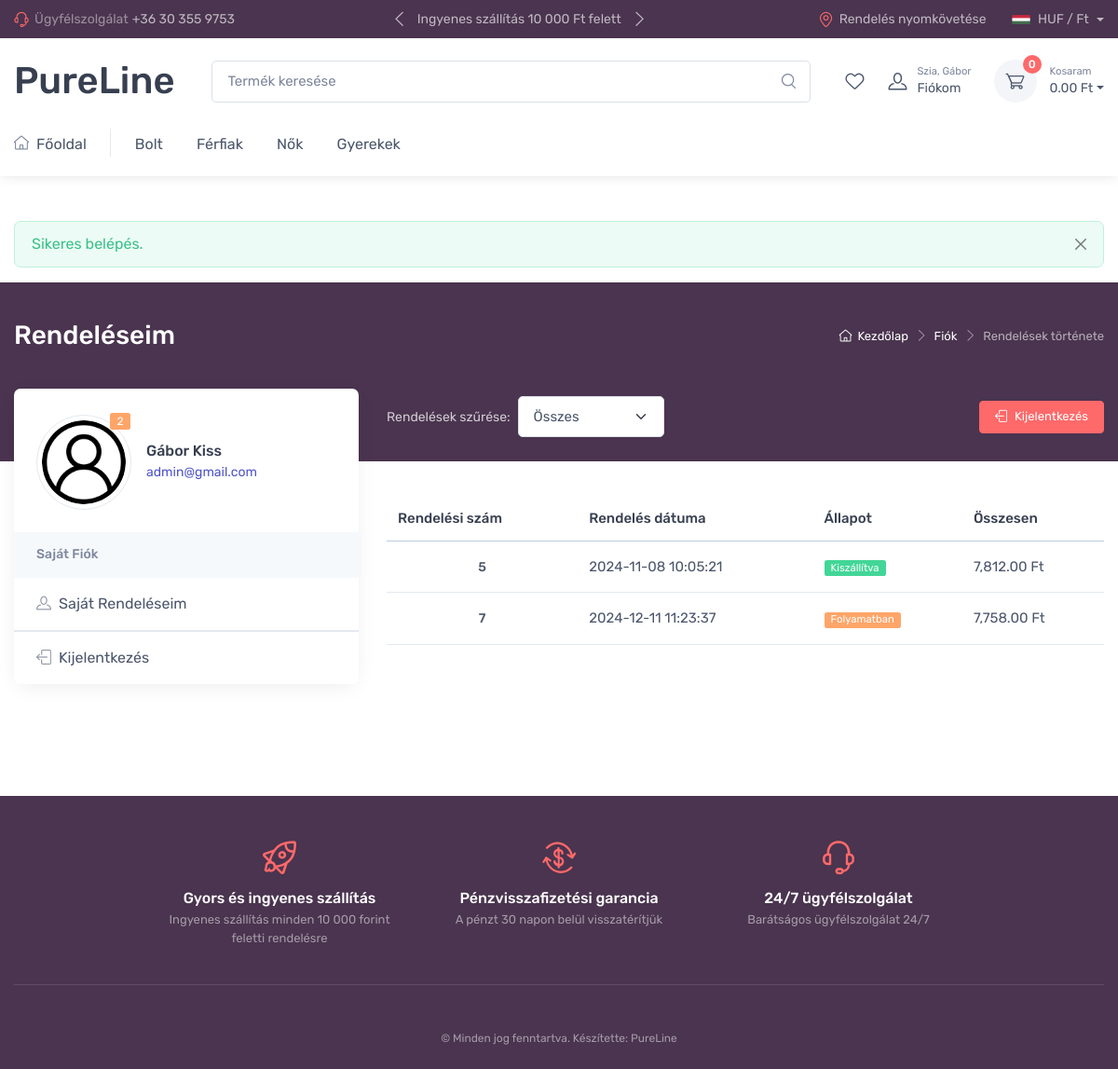
Page /account-orders.php (signed in) on the committed database.
### tables this page shows
CREATE TABLE `orders` (
  `id` int(11) NOT NULL,
  `customer_id` int(11) NOT NULL,
  `order_status` int(11) NOT NULL,
  `shipping` text NOT NULL,
  `cart` text NOT NULL,
  `user` text NOT NULL,
  `order_date` varchar(255) NOT NULL,
  `total_price` int(11) NOT NULL
);

### account-orders.php (the view, shortened to what this page needs)
<?php
require_once('files/header.php');
?>
<div class="page-title-overlap bg-linecolor pt-4">
    <div class="container d-lg-flex justify-content-between py-2 py-lg-3">
        <div class="order-lg-2 mb-3 mb-lg-0 pt-lg-2">
            <nav aria-label="breadcrumb">
                <ol class="breadcrumb breadcrumb-light flex-lg-nowrap justify-content-center justify-content-lg-start">
                    <li class="breadcrumb-item"><a class="text-nowrap" href="index.php"><i class="ci-home"></i>Kezdőlap</a></li>
                    <li class="breadcrumb-item text-nowrap"><a href="#">Fiók</a></li>
                    <li class="breadcrumb-item text-nowrap active" aria-current="page">Rendelések története</li>
                </ol>
            </nav>
        </div>
        <div class="order-lg-1 pe-lg-4 text-center text-lg-start">
            <h1 class="h3 text-light mb-0">Rendeléseim</h1>
        </div>
    </div>
</div>
<div class="container pb-5 mb-2 mb-md-4">
    <div class="row">
        <?php require_once('files/account-sidebar.php'); ?>
        <section class="col-lg-8">
            <div class="d-flex justify-content-between align-items-center pt-lg-2 pb-4 pb-lg-5 mb-lg-3">
                <div class="d-flex align-items-center">
                    <label class="d-none d-lg-block fs-sm text-light text-nowrap opacity-75 me-2" for="order-status">Rendelések szűrése:</label>
                    <?php
                    $selected_status = isset($_GET['order_status']) ? intval($_GET['order_status']) : null;
                    ?>
                    <form method="GET" action="">
                        <select class="form-select" id="order-status" name="order_status" onchange="this.form.submit()">
                            <option value="-1" <?php echo ($selected_status === -1) ? 'selected' : ''; ?>>Összes</option>
                        </select>
                    </form>
                </div>
                <a class="btn btn-primary btn-sm d-none d-lg-inline-block" href="logout.php"><i class="ci-sign-out me-2"></i>Kijelentkezés</a>
            </div>
            <?php
            $sql = "SELECT id, order_date, order_status, total_price FROM orders";
            $result = $conn->query($sql);
            if ($result->num_rows > 0) {
                echo '<div class="table-responsive fs-md mb-4">
                        <table class="table table-hover mb-0">
                          <thead>
                            <tr>
                              <th>Rendelési szám</th>
                              <th>Rendelés dátuma</th>
                              <th>Állapot</th>
                              <th>Összesen</th>
                            </tr>
                          </thead>
                          <tbody>';
                $status_labels = [
                    0 => ['text' => 'Kiszállítva', 'class' => 'bg-success'],
                    1 => ['text' => 'Folyamatban', 'class' => 'bg-warning'],
                    2 => ['text' => 'Késik', 'class' => 'bg-secondary'],
                    3 => ['text' => 'Törölve', 'class' => 'bg-danger'],
                ];
                while($row = $result->fetch_assoc()) {
                    $formatted_date = date('Y-m-d H:i:s', $row["order_date"]);
                    $status_info = isset($status_labels[$row["order_status"]]) ? $status_labels[$row["order_status"]] : ['text' => 'Ismeretlen', 'class' => 'bg-light'];
                    echo '<tr>
                            <td class="py-3 text-center" data-label="Rendelési szám"><a class="nav-link-style fw-medium fs-sm" href="#order-details" data-bs-toggle="modal">' . $row["id"] . '</a></td>
                            <td class="py-3" data-label="Rendelés dátuma">' . $formatted_date . '</td>
                            <td class="py-3" data-label="Állapot"><span class="badge ' . $status_info['class'] . ' m-0">' . $status_info['text'] . '</span></td>
                            <td class="py-3" data-label="Összesen">' . number_format($row["total_price"], 2) . ' Ft</td>
                          </tr>';
                }
                echo '</tbody></table></div>';
            }
            ?>
        </section>
    </div>
</div>
<?php
require_once('files/footer.php');
?>

### files/header.php (style rules this page uses)
.bg-linecolor { background-color:#4a344f; }
.table-responsive { display: block; width: 100%; overflow-x: auto; }
table { width: 100%; border-collapse: collapse; }

### rows in the picture
orders: id "5", order_date "2024-11-08 10:05:21", order_status "Kiszállítva", total_price "7,812.00"
orders: id "7", order_date "2024-12-11 11:23:37", order_status "Folyamatban", total_price "7,758.00"

### other values in the picture
$_SESSION['user']['last_name'] "Gábor"
$cart_count "0"
$cart_total "0.00"
$_SESSION['alert']['message'] "Sikeres belépés."
$u["id"] "2"
$u["last_name"] "Gábor"
$u["first_name"] "Kiss"
$u["email"] "admin@gmail.com"
